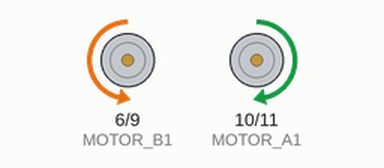
The sketch below on a simulated Arduino Uno, built with avr-gcc and run on an emulated ATmega328P. Shown: motor-driver pin pairs drawn as motors (green arrow = first pin HIGH = forward, orange = second pin HIGH = backward, longer = more drive).

Above: at 0.1 s.
Timing chart, 0 to 1.6 s (numbered marks = the images above):
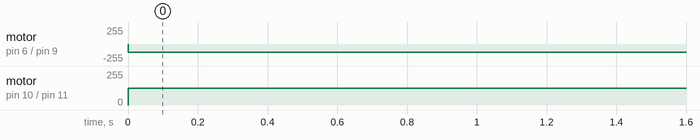

Measured:
- by itself, motor on pin 6 (MOTOR_B1) / pin 9 (MOTOR_B2): stopped → backward 125/255 at 0.00 s
- by itself, motor on pin 10 (MOTOR_A1) / pin 11 (MOTOR_A2): stopped → forward 125/255 at 0.00 s

The sketch:

ex02-3.ino
```cpp
/*
 * In this exercise a function should be implemented which is
 * able to control the motors of the of the robot, said method
 * should also be able to control the speed at which the motors move.
 *
 * Every motor has 2 Motor Signals. The movement for a given Motor A
 * is stated as follows:
 *
 * A1 = 0, A2 = 0 => STOP
 * A1 = 0, A2 = 1 => FORWARD
 * A1 = 1, A2 = 0 => BACKWARD
 *
 *
 * @author Ativelox {@literal ativelox.dev@web.de}
 *
 */

/**
 * A constant holding the number of the pin associated with the first motor signal of Motor A.
 */
const uint8_t MOTOR_A1 = 10;

/**
 * A constant holding the number of the pin associated with the second motor signal of Motor A.
 */
const uint8_t MOTOR_A2 = 11;

/**
 * A constant holding the number of the pin associated with the first motor signal of Motor B.
 */
const uint8_t MOTOR_B1 = 6;

/**
 * A constant holding the number of the pin associated with the second motor signal of Motor B.
 */
const uint8_t MOTOR_B2 = 9;

/**
 * A constant holding the maximum value to write onto a signal. Equivalent to a logic 1 (HIGH).
 */
const uint8_t MAX_SPEED = 255;

/**
 * A constant holding the minimum value to write onto a signal. Equivalent to a logic 0 (LOW).
 */
const uint8_t MIN_SPEED = 0;

/**
 * The wait per cycle in ms.
 */
const uint8_t WAIT_PER_CYCLE_MS = 100;

/**
 * An array field holding the motors needed to control motor B
 */
uint8_t motorB[2];

/**
 * An array field holding the motors needed to control motor A
 */
uint8_t motorA[2];

/*
 * This method gets called once, before the update cycle starts ticking.
 */
void setup(){
  // Set the individual Motor-Signals to behave as outputs.
  pinMode(MOTOR_A1, OUTPUT);
  pinMode(MOTOR_A2, OUTPUT);

  pinMode(MOTOR_B1, OUTPUT);
  pinMode(MOTOR_B2, OUTPUT);

  //initialize arrays.
  motorA[0] = MOTOR_A1;
  motorA[1] = MOTOR_A2;

  motorB[0] = MOTOR_B2;
  motorB[1] = MOTOR_B1;

}

/*
 * The main-loop of this program. Gets repeatedly called without delay.
 *
 * @see ex02-3#driveForward(int, uint8_t)
 * @see ex02-3#stopMotor()
 */
void loop(){
  stopMotor();

  driveForward(1000, 125);

  delay(WAIT_PER_CYCLE_MS);
}

/**
 * Makes the motor stop, by writing a logic 0 to both motor signals as specified in
 * {@link ex02-3#motorA} and {@link ex02-3#motorB}.
 */
void stopMotor(){
  setMotorSpeed(true, 0, motorA);
  setMotorSpeed(true, 0, motorB);

}

/**
 * Controls both motors so the robot will move straight forward.
 *
 * @param mTime
 *          An integer value determining how long to drive forward.
 *
 * @param mSpeed
 *          An 8-Bit integer value determining at which speed to drive
 *          forward, ranging from 0 to 255.
 *
 */
void driveForward(const int mTime, const uint8_t mSpeed){

  // drive both motors forward e.g. motor A and motor B.
  setMotorSpeed(true, mSpeed, motorA);
  setMotorSpeed(true, mSpeed, motorB);

  // drive forward for the time given.
  delay(mTime);

}


/**
 * Controls the motor signals specified in {@link ex02-3#MOTOR_A1}
 * and {@link ex02-3#MOTOR_A2}. If the given boolean is true
 * the motor will move forward, otherwise backwards.
 *
 * @param mForward
 *            A boolean determining the direction the motor will move to.
 *
 * @param mSpeed
 *            The speed at which the motor should move, ranging from 0 to 255,
 *            where 0 is no speed, and 255 is full speed.
 *
 * @param mMotors
 *            An 8-Bit integer array containing the two motor signals needed to control one motor.
 *
 */
void setMotorSpeed(const boolean mForward, uint8_t mSpeed, const uint8_t mMotors[]){

  // make sure the given speed is in the bounds of [MIN_SPEED, MAX_SPEED]
  if(mSpeed < MIN_SPEED){
    mSpeed = MIN_SPEED;

  }else if(mSpeed > MAX_SPEED){
    mSpeed = MAX_SPEED;

  }

  if(mForward){
    digitalWrite(mMotors[1], LOW);
    analogWrite(mMotors[0], mSpeed);
    return;

  }
  analogWrite(mMotors[1], mSpeed);
  digitalWrite(mMotors[0], LOW);

}
```
